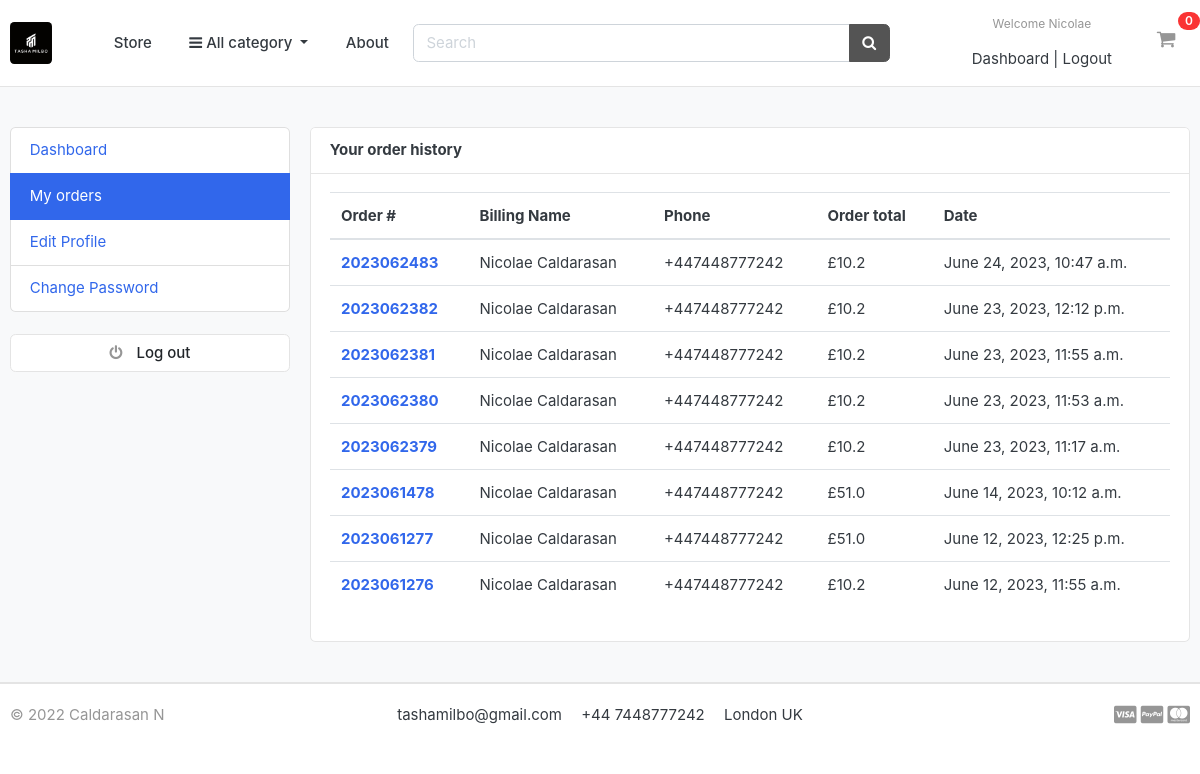
The app's page /accounts/my_orders/ (signed in), older data.
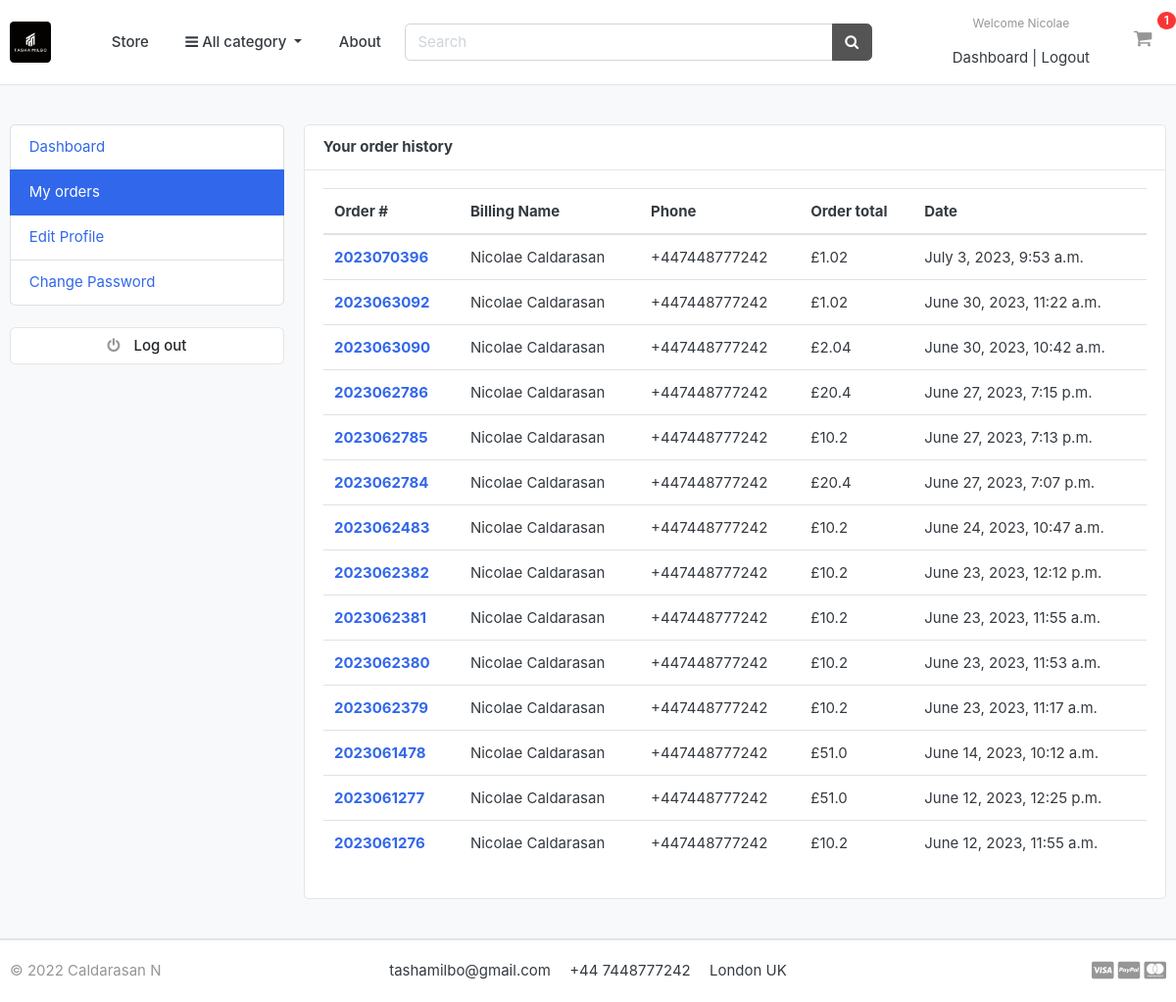
The same page, newer data.
### orders/models.py (models this page shows, shortened)
class Order(models.Model):
    STATUS = (
        ('New', 'New'),
        ('Accepted', 'Accepted'),
        ('Completed', 'Completed'),
        ('Cancelled', 'Cancelled'),
    )
    user = models.ForeignKey(Account, on_delete=models.SET_NULL, null=True)
    payment = models.ForeignKey(Payment, on_delete=models.SET_NULL, blank=True, null=True)
    order_number = models.CharField(max_length=20)
    first_name = models.CharField(max_length=50)
    last_name = models.CharField(max_length=50)
    phone = models.CharField(max_length=15)
    email = models.EmailField(max_length=50)
    address_line_1 = models.CharField(max_length=50)
    address_line_2 = models.CharField(max_length=50, blank=True)
    country = models.CharField(max_length=50)
    city = models.CharField(max_length=50)
    order_note = models.CharField(max_length=100, blank=True)
    order_total = models.FloatField()
    tax = models.FloatField()
    status = models.CharField(max_length=10, choices=STATUS, default='New')
    ip = models.CharField(blank=True, max_length=20)
    is_ordered = models.BooleanField(default=False)
    created_at = models.DateTimeField(auto_now_add=True)
    updated_at = models.DateTimeField(auto_now=True)
    def full_name(self):
        return f'{self.first_name} {self.last_name}'

### accounts/views.py (the view)
# urls.py: path('my_orders/', views.my_orders, name='my_orders'),
@login_required(login_url='login')
def my_orders(request):
    orders = Order.objects.filter(user=request.user, is_ordered=True).order_by('-created_at')
    context = {
        'orders': orders,
    }
    return render(request, 'accounts/my_orders.html', context)

### carts/context_processors.py (called while the page is built)
def counter(request):
    cart_count = 0
    if 'admin' in request.path:
        return {}
    else:
        try:
            cart = Cart.objects.filter(cart_id=_cart_id(request))
            if request.user.is_authenticated:
                cart_items = CartItem.objects.all().filter(user=request.user)
            else:
                cart_items = CartItem.objects.all().filter(cart=cart[:1])
            for cart_item in cart_items:
                cart_count += cart_item.quantity
        except Cart.DoesNotExist:
            cart_count = 0
    return dict(cart_count=cart_count)

### carts/views.py (called while the page is built)
def _cart_id(request):
    cart = request.session.session_key
    if not cart:
        cart = request.session.create()
    return cart

### category/context_processors.py (called while the page is built)
def menu_links(request):
    links = Category.objects.all()
    return dict(links=links)

### category/models.py (called while the page is built)
    def get_url(self):
        return reverse('products_by_category', args=[self.slug])

### templates/accounts/my_orders.html (shortened to what this page needs)
{% extends 'base.html' %}
{% block content %}
<section class="section-conten padding-y bg">
    <div class="container">
        <div class="row">
        {% include 'includes/dashboard_sidebar.html' %}
        <main class="col-md-9">
            <article class="card">
            <header class="card-header">
                <strong class="d-inline-block mr-3">Your order history</strong>
            </header>
            <div class="card-body">
                <div class="row">
                    <div class="col-md-12">
                        <table class="table table-hover">
                            <thead>
                              <tr>
                                <th scope="col">Order #</th>
                                <th scope="col">Billing Name</th>
                                <th scope="col">Phone</th>
                                <th scope="col">Order total</th>
                                <th scope="col">Date</th>
                              </tr>
                            </thead>
                            <tbody>
                                {% for order in orders %}
                                    <tr>
                                        <th scope="row"> <a href="{% url 'order_detail' order.order_number %}"> {{order.order_number}} </a></th>
                                        <td>{{order.full_name}}</td>
                                        <td>{{order.phone}}</td>
                                        <td>£{{order.order_total}}</td>
                                        <td>{{order.created_at}}</td>
                                    </tr>
                                {% endfor %}
                            </tbody>
                          </table>
                    </div>
                </div>
            </div>
            </article>
        </main>
    </div>
    </div>
    </section>
{% endblock %}

### templates/includes/navbar.html (shortened to what this page needs)
{% load static %}
<header class="section-header">
    <section class="header-main border-bottom">
        <div class="container">
    <div class="row align-items-center">
        <div class="col-lg-1 col-md-3 col-6">
            <a href="{% url 'home' %}" class="brand-wrap">
                <img class="logo" src="{% static './images/logo.ico' %}">
            </a>
        </div>
        <a href="{% url 'store' %}" class="btn btn-transparent">Store</a>
        <div class="col-lg col-sm col-md col-6 flex-grow-0">
            <div class="category-wrap dropdown d-inline-block float-right">
                <button type="button" class="btn btn-transparent dropdown-toggle" data-toggle="dropdown">
                    <i class="fa fa-bars"></i> All category
                </button>
            </div>
        </div>
        <a href="{% url 'about' %}" class="btn btn-transparent">About</a>
        <div class="col-lg col-md-6 col-sm-12 col">
            <form action="{% url 'search' %}" class="search" method="GET">
                <div class="input-group w-100">
                    <input type="text" class="form-control" style="width:60%;" placeholder="Search" name="keyword">
                    <div class="input-group-append">
                      <button class="btn btn-secondary" type="submit">
                        <i class="fa fa-search"></i>
                      </button>
                    </div>
                </div>
            </form>
        </div>
        <div class="col-lg-3 col-sm-6 col-8 order-2 order-lg-3">
                    <div class="d-flex justify-content-end mb-3 mb-lg-0">
                        {% if user.id is None %}
                            <div class="widget-header">
                                <small class="title text-muted">Welcome guest!</small>
                                <div>
                                    <a href="{% url 'login' %}">Sign in</a> <span class="dark-transp"> | </span>
                                    <a href="{% url 'register' %}"> Register</a>
                                </div>
                            </div>
                        {% else %}
                        <div class="widget-header">
                            <small class="title text-muted">Welcome {{user.first_name}}</small>
                            <div>
                                <a href="{% url 'dashboard' %}">Dashboard</a> <span class="dark-transp"> | </span>
                                <a href="{% url 'logout' %}"> Logout</a>
                            </div>
                        </div>
                        {% endif %}
                        <a href="{% url 'cart' %}" class="widget-header pl-3 ml-3">
                            <div class="icon icon-sm"><i class="fa fa-shopping-cart"></i></div>
                            <span class="badge badge-pill badge-danger notify"> {{cart_count}} </span>
                        </a>
                    </div>
                </div>
    </div>
        </div>
    </section>
    </header>

Row changes from the older to the newer data that the page shows:
added Order: order_number "2023070396", full_name "Nicolae Caldarasan", phone "+447448777242", order_total "1.02", created_at "July 3, 2023, 9:53 a.m."
added Order: order_number "2023063092", full_name "Nicolae Caldarasan", phone "+447448777242", order_total "1.02", created_at "June 30, 2023, 11:22 a.m."
added Order: order_number "2023063090", full_name "Nicolae Caldarasan", phone "+447448777242", order_total "2.04", created_at "June 30, 2023, 10:42 a.m."
added Order: order_number "2023062786", full_name "Nicolae Caldarasan", phone "+447448777242", order_total "20.4", created_at "June 27, 2023, 7:15 p.m."
added Order: order_number "2023062785", full_name "Nicolae Caldarasan", phone "+447448777242", order_total "10.2", created_at "June 27, 2023, 7:13 p.m."
added Order: order_number "2023062784", full_name "Nicolae Caldarasan", phone "+447448777242", order_total "20.4", created_at "June 27, 2023, 7:07 p.m."
Text that changed along with them:
{{ cart_count }}: "0" → "1"
